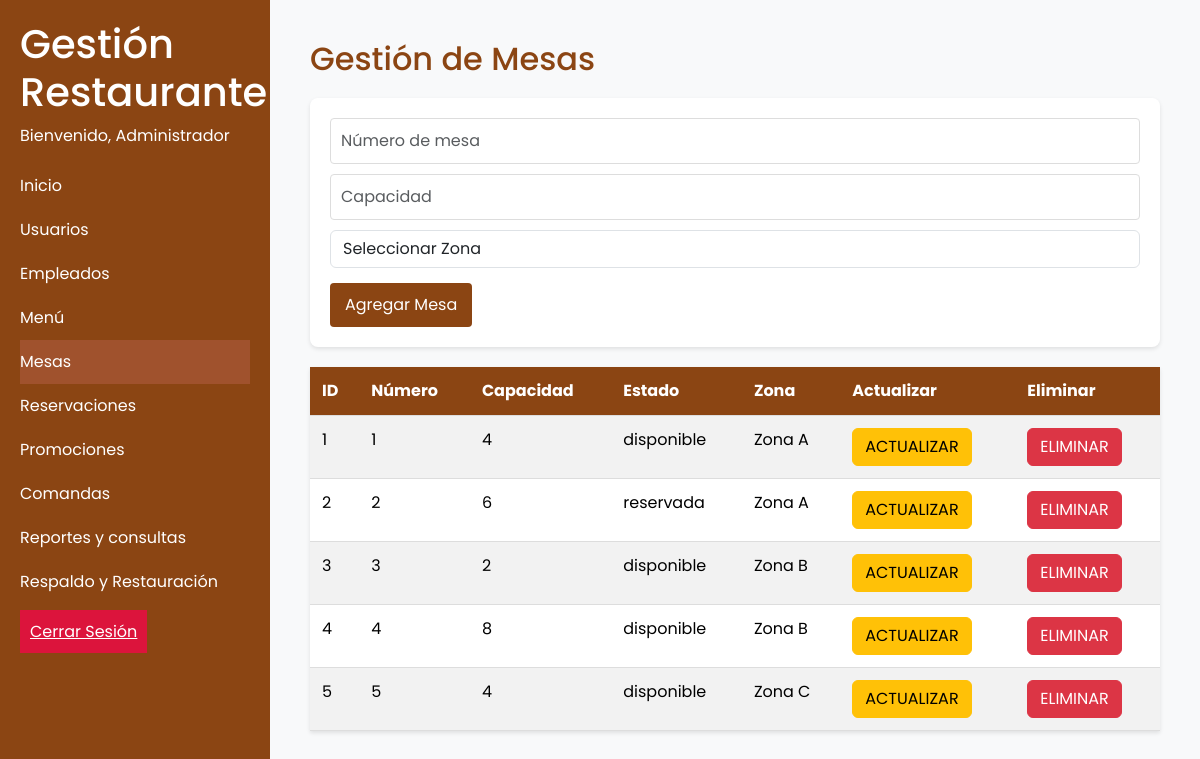
/PRUEBA..PHP (signed in), run on the app's committed database.
### tables this page shows
CREATE TABLE `mesas` (
  `id` int(11) NOT NULL AUTO_INCREMENT,
  `numero` int(11) NOT NULL,
  `capacidad` int(11) NOT NULL,
  `estado` enum('disponible','ocupada','reservada') NOT NULL,
  `ultima_actualizacion` timestamp NOT NULL DEFAULT current_timestamp(),
  `zona_id` int(11) DEFAULT NULL,
  PRIMARY KEY (`id`),
  KEY `zona_id` (`zona_id`),
  CONSTRAINT `mesas_ibfk_1` FOREIGN KEY (`zona_id`) REFERENCES `zonas` (`id`)
);

CREATE TABLE `zonas` (
  `id` int(11) NOT NULL AUTO_INCREMENT,
  `nombre` varchar(50) NOT NULL,
  PRIMARY KEY (`id`)
);

### PRUEBA..PHP (the view, shortened to what this page needs)
<?php
if(isset($_SESSION['usuario'])){
include 'includes/header.php';
include 'Static/connect/db.php';
?>
<div class="content">
    <h2>Gestión de Mesas</h2>
    <form class="user-form needs-validation" action="RMesa.php" method="POST" novalidate>
        <div class="form-group">
            <input type="number" class="form-control" name="numero" placeholder="Número de mesa" required>
        </div>
        <div class="form-group">
            <input type="number" class="form-control" name="capacidad" placeholder="Capacidad" required>
        </div>
        <div class="form-group">
            <select name="zona" class="form-control" required>
                <option value="">Seleccionar Zona</option>
            </select>
        </div>
        <button class="btn btn-primary" type="submit">Agregar Mesa</button>
    </form>
    <table class="table table-striped user-table">
        <thead>
            <tr>
                <th>ID</th>
                <th>Número</th>
                <th>Capacidad</th>
                <th>Estado</th>
                <th>Zona</th>
                <th>Actualizar</th>
                <th>Eliminar</th>
            </tr>
        </thead>
        <tbody>
        <?php
        $query = "SELECT m.*, z.nombre as zona_nombre FROM mesas m
                  LEFT JOIN zonas z ON m.zona_id = z.id
                  ORDER BY m.numero";
        $resul = mysqli_query($conn, $query);
        while($row = mysqli_fetch_array($resul)){ ?>
            <tr>
                <td><?php echo $row['id']; ?></td>
                <td><?php echo $row['numero']; ?></td>
                <td><?php echo $row['capacidad']; ?></td>
                <td><?php echo $row['estado']; ?></td>
                <td><?php echo $row['zona_nombre']; ?></td>
                <td>
                    <a href="actualizarMesa.php?id=<?php echo $row['id']?>" class="btn btn-warning">ACTUALIZAR</a>
                </td>
                <td>
                    <button class="btn btn-danger" data-toggle="modal" data-target="#confirmDeleteModal" data-id="<?php echo $row['id']?>">ELIMINAR</button>
                </td>
            </tr>
        <?php } ?>
        </tbody>
    </table>
</div>
<?php
include 'includes/footer.php';
} else {
    header("Location: login.php");
}
?>

### Static/css/styles.css (style rules this page uses)
html, body { height: 100%; margin: 0; padding: 0; font-family: 'Poppins', sans-serif; }
body { margin: 0; padding: 0; min-height: 100vh; background-color: #f8f9fa; }
.content { flex-grow: 1; padding: 20px; height: 100vh; overflow-y: auto; }
input:invalid { animation: shake 0.3s; }
.content h2 { color: #8B4513; margin-bottom: 20px; }
.user-form { background-color: #fff; padding: 20px; border-radius: 8px; box-shadow: 0 2px 4px rgba(0,0,0,0.1); margin-bottom: 20px; }
.user-form input { display: block; width: 100%; padding: 10px; margin-bottom: 10px; border: 1px solid #ddd; border-radius: 4px; font-size: 16px; }
.user-form button { background-color: #8B4513; color: white; padding: 10px 15px; border: none; border-radius: 4px; cursor: pointer; font-size: 16px; }
.user-table { width: 100%; border-collapse: collapse; background-color: #fff; box-shadow: 0 2px 4px rgba(0,0,0,0.1); }
.user-table th, .user-table td { padding: 12px; text-align: left; border-bottom: 1px solid #ddd; }
.user-table th { background-color: #8B4513; color: white; }
.user-table tr:nth-child(even) { background-color: #f9f9f9; }
.form-control { margin-bottom: 15px; }

### data on the page
mesas: id "1", numero "1", capacidad "4", estado "disponible", zona.nombre "Zona A"
mesas: id "2", numero "2", capacidad "6", estado "reservada", zona.nombre "Zona A"
mesas: id "3", numero "3", capacidad "2", estado "disponible", zona.nombre "Zona B"
mesas: id "4", numero "4", capacidad "8", estado "disponible", zona.nombre "Zona B"
mesas: id "5", numero "5", capacidad "4", estado "disponible", zona.nombre "Zona C"

### other printed values
$nombreUsuario "Administrador"
